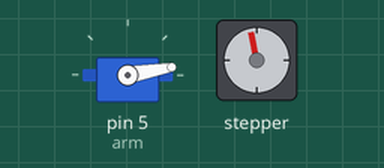
Simulated run of this sketch. Board: Arduino Uno, built with avr-gcc and run on an emulated ATmega328P. On the bench: servo, stepper motor. Stepper angles assume 100 steps per turn.

Above: at 0.05 s.
At 0.8 s:
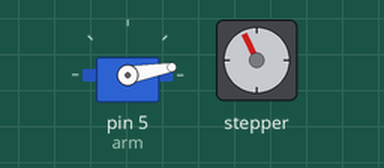
Timing chart, 0 to 3.0 s (numbered marks = the images above):
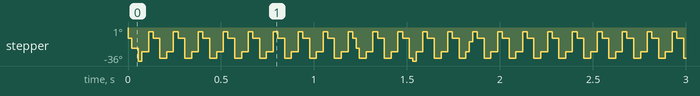

The sketch:

RoboticArmduino.ino
```cpp
//Imports necessary librarys to use the stepper motor and the servo motor
#include <Stepper.h>
#include <Servo.h>
#define STEPS 100//Idk what this dose but it makes it work. You may need to change it depending on your stepper motor
//Creates a stepper and servo object
Stepper stepper(STEPS, 8, 9, 10, 11);
Servo arm;
//Creates necessary varibles
int armpos = 0;
int readln = 0;
void setup() {
    Serial.begin(9600); //Sets the baud rate
    stepper.setSpeed(100); //Sets the speed at which the stepper moves
    arm.attach(5); //Sets the control pin for the servo
}

void loop() {
  readln = Serial.read(); //Gets commands from the program on your computer
  //The rest does stuff based on the commands the program on your computer
  if (readln = 1){
    arm.write(armpos - 10);
  }

  if (readln = 2){
    arm.write(armpos - 1);
  }

  if (readln = 3){
    arm.write(armpos + 1);
  }

  if (readln = 4){
    arm.write(armpos + 10);
  }

  if (readln = 5){
    stepper.step(-10);
  }

  if (readln = 6){
    stepper.step(-1);
  }

  if (readln = 7){
    stepper.step(+1);
  }

  if (readln = 8){
    stepper.step(+10);
  }
}
```
